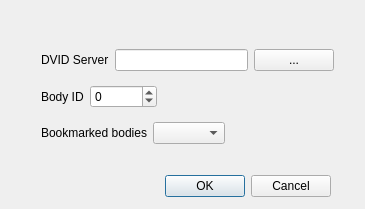
<?xml version="1.0" encoding="UTF-8"?>
<ui version="4.0">
 <class>ZFlyEmNewBodySplitProjectDialog</class>
 <widget class="QDialog" name="ZFlyEmNewBodySplitProjectDialog">
  <property name="geometry">
   <rect>
    <x>0</x>
    <y>0</y>
    <width>365</width>
    <height>209</height>
   </rect>
  </property>
  <property name="windowTitle">
   <string>Dialog</string>
  </property>
  <widget class="QDialogButtonBox" name="buttonBox">
   <property name="geometry">
    <rect>
     <x>150</x>
     <y>170</y>
     <width>181</width>
     <height>32</height>
    </rect>
   </property>
   <property name="orientation">
    <enum>Qt::Horizontal</enum>
   </property>
   <property name="standardButtons">
    <set>QDialogButtonBox::Cancel|QDialogButtonBox::Ok</set>
   </property>
  </widget>
  <widget class="QWidget" name="">
   <property name="geometry">
    <rect>
     <x>41</x>
     <y>41</y>
     <width>293</width>
     <height>111</height>
    </rect>
   </property>
   <layout class="QVBoxLayout" name="verticalLayout">
    <item>
     <layout class="QHBoxLayout" name="horizontalLayout_3">
      <item>
       <layout class="QHBoxLayout" name="horizontalLayout_2">
        <item>
         <widget class="QLabel" name="label_2">
          <property name="text">
           <string>DVID Server</string>
          </property>
         </widget>
        </item>
        <item>
         <widget class="QLineEdit" name="dvidServerEdit">
          <property name="readOnly">
           <bool>true</bool>
          </property>
         </widget>
        </item>
       </layout>
      </item>
      <item>
       <widget class="QPushButton" name="dvidDialogPushButton">
        <property name="text">
         <string>...</string>
        </property>
       </widget>
      </item>
     </layout>
    </item>
    <item>
     <layout class="QHBoxLayout" name="horizontalLayout_4">
      <item>
       <layout class="QHBoxLayout" name="horizontalLayout">
        <item>
         <widget class="QLabel" name="label">
          <property name="text">
           <string>Body ID</string>
          </property>
         </widget>
        </item>
        <item>
         <widget class="QSpinBox" name="bodyIdWidget">
          <property name="minimum">
           <number>-1</number>
          </property>
          <property name="maximum">
           <number>999999999</number>
          </property>
         </widget>
        </item>
       </layout>
      </item>
      <item>
       <spacer name="horizontalSpacer">
        <property name="orientation">
         <enum>Qt::Horizontal</enum>
        </property>
        <property name="sizeHint" stdset="0">
         <size>
          <width>40</width>
          <height>20</height>
         </size>
        </property>
       </spacer>
      </item>
     </layout>
    </item>
    <item>
     <layout class="QHBoxLayout" name="horizontalLayout_5">
      <item>
       <widget class="QLabel" name="bodyTextLabel">
        <property name="text">
         <string>Bookmarked bodies</string>
        </property>
       </widget>
      </item>
      <item>
       <widget class="QComboBox" name="bodyIdComboBox"/>
      </item>
      <item>
       <spacer name="horizontalSpacer_2">
        <property name="orientation">
         <enum>Qt::Horizontal</enum>
        </property>
        <property name="sizeHint" stdset="0">
         <size>
          <width>40</width>
          <height>20</height>
         </size>
        </property>
       </spacer>
      </item>
     </layout>
    </item>
   </layout>
  </widget>
 </widget>
 <resources/>
 <connections>
  <connection>
   <sender>buttonBox</sender>
   <signal>accepted()</signal>
   <receiver>ZFlyEmNewBodySplitProjectDialog</receiver>
   <slot>accept()</slot>
   <hints>
    <hint type="sourcelabel">
     <x>248</x>
     <y>254</y>
    </hint>
    <hint type="destinationlabel">
     <x>157</x>
     <y>274</y>
    </hint>
   </hints>
  </connection>
  <connection>
   <sender>buttonBox</sender>
   <signal>rejected()</signal>
   <receiver>ZFlyEmNewBodySplitProjectDialog</receiver>
   <slot>reject()</slot>
   <hints>
    <hint type="sourcelabel">
     <x>316</x>
     <y>260</y>
    </hint>
    <hint type="destinationlabel">
     <x>286</x>
     <y>274</y>
    </hint>
   </hints>
  </connection>
 </connections>
</ui>
